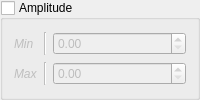
               <widget class="QGroupBox" name="_sig_amp">
                <property name="font">
                 <font>
                  <italic>false</italic>
                  <kerning>true</kerning>
                 </font>
                </property>
                <property name="title">
                 <string>Amplitude</string>
                </property>
                <property name="checkable">
                 <bool>true</bool>
                </property>
                <property name="checked">
                 <bool>false</bool>
                </property>
                <layout class="QHBoxLayout" name="horizontalLayout_3">
                 <item>
                  <layout class="QGridLayout" name="gridLayout_5">
                   <item row="1" column="0">
                    <widget class="QLabel" name="label_2">
                     <property name="font">
                      <font>
                       <italic>true</italic>
                      </font>
                     </property>
                     <property name="text">
                      <string>Max</string>
                     </property>
                    </widget>
                   </item>
                   <item row="0" column="1">
                    <widget class="Line" name="line_2">
                     <property name="orientation">
                      <enum>Qt::Vertical</enum>
                     </property>
                    </widget>
                   </item>
                   <item row="0" column="0">
                    <widget class="QLabel" name="label">
                     <property name="font">
                      <font>
                       <italic>true</italic>
                      </font>
                     </property>
                     <property name="text">
                      <string>Min</string>
                     </property>
                    </widget>
                   </item>
                   <item row="1" column="1">
                    <widget class="Line" name="line_6">
                     <property name="orientation">
                      <enum>Qt::Vertical</enum>
                     </property>
                    </widget>
                   </item>
                   <item row="1" column="2">
                    <widget class="QDoubleSpinBox" name="_sig_amp_max"/>
                   </item>
                   <item row="0" column="2">
                    <widget class="QDoubleSpinBox" name="_sig_amp_min"/>
                   </item>
                   <item row="2" column="2">
                    <spacer name="horizontalSpacer_15">
                     <property name="orientation">
                      <enum>Qt::Horizontal</enum>
                     </property>
                     <property name="sizeHint" stdset="0">
                      <size>
                       <width>40</width>
                       <height>0</height>
                      </size>
                     </property>
                    </spacer>
                   </item>
                  </layout>
                 </item>
                </layout>
               </widget>
